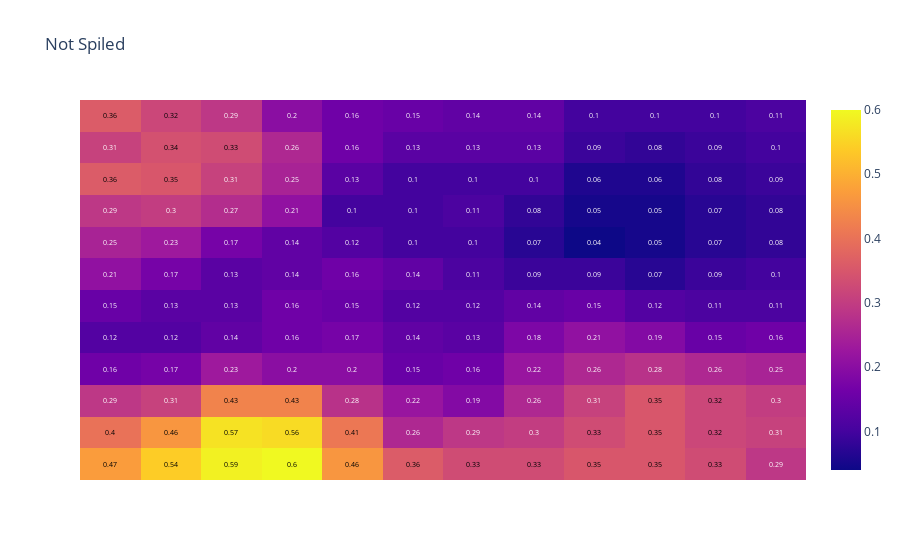
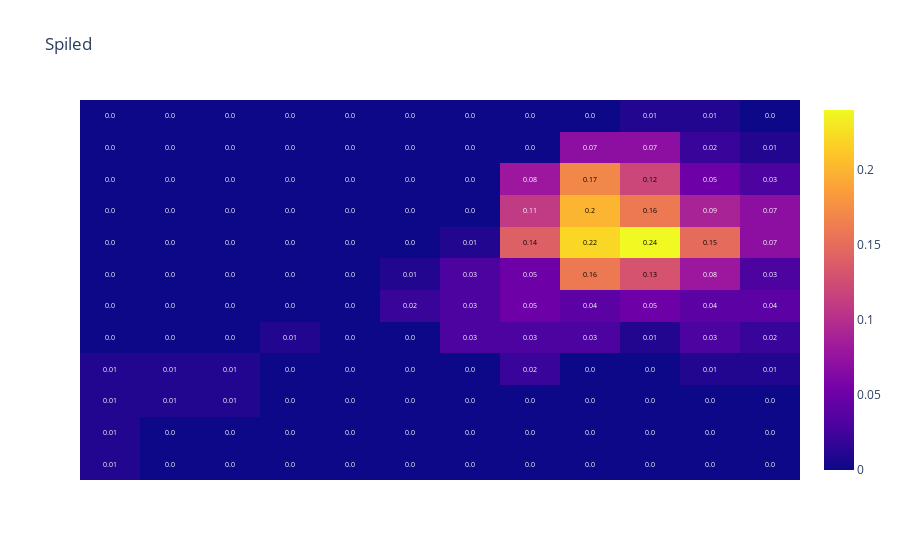

Notebook source saved alongside these figures, in order:
### Code cell
GEMA.Visualization.codebook_vectors(main_map, np.array(["Not Spiled", "Spiled"]))

### Figure 1 — Plotly figure (JSON) as saved in the notebook; plotly's stock layout.template omitted (floating-point values rounded to 4 significant figures; data arrays with more than 128 entries replaced by an {"elided": "..."} marker saying what was removed)
{"data": [{"colorscale": [[0, "#0d0887"], [0.1111, "#46039f"], [0.2222, "#7201a8"], [0.3333, "#9c179e"], [0.4444, "#bd3786"], [0.5556, "#d8576b"], [0.6667, "#ed7953"], [0.7778, "#fb9f3a"], [0.8889, "#fdca26"], [1, "#f0f921"]], "reversescale": false, "showscale": true, "type": "heatmap", "z": {"elided": "12x12 float values"}}], "layout": {"annotations": [{"font": {"color": "#000000", "size": 7}, "showarrow": false, "text": "0.47", "x": 0, "xref": "x", "y": 0, "yref": "y"}, {"font": {"color": "#000000", "size": 7}, "showarrow": false, "text": "0.54", "x": 1, "xref": "x", "y": 0, "yref": "y"}, {"font": {"color": "#000000", "size": 7}, "showarrow": false, "text": "0.59", "x": 2, "xref": "x", "y": 0, "yref": "y"}, {"font": {"color": "#000000", "size": 7}, "showarrow": false, "text": "0.6", "x": 3, "xref": "x", "y": 0, "yref": "y"}, {"font": {"color": "#000000", "size": 7}, "showarrow": false, "text": "0.46", "x": 4, "xref": "x", "y": 0, "yref": "y"}, {"font": {"color": "#000000", "size": 7}, "showarrow": false, "text": "0.36", "x": 5, "xref": "x", "y": 0, "yref": "y"}, {"font": {"color": "#000000", "size": 7}, "showarrow": false, "text": "0.33", "x": 6, "xref": "x", "y": 0, "yref": "y"}, {"font": {"color": "#000000", "size": 7}, "showarrow": false, "text": "0.33", "x": 7, "xref": "x", "y": 0, "yref": "y"}, {"font": {"color": "#000000", "size": 7}, "showarrow": false, "text": "0.35", "x": 8, "xref": "x", "y": 0, "yref": "y"}, {"font": {"color": "#000000", "size": 7}, "showarrow": false, "text": "0.35", "x": 9, "xref": "x", "y": 0, "yref": "y"}, {"font": {"color": "#000000", "size": 7}, "showarrow": false, "text": "0.33", "x": 10, "xref": "x", "y": 0, "yref": "y"}, {"font": {"color": "#FFFFFF", "size": 7}, "showarrow": false, "text": "0.29", "x": 11, "xref": "x", "y": 0, "yref": "y"}, {"font": {"color": "#000000", "size": 7}, "showarrow": false, "text": "0.4", "x": 0, "xref": "x", "y": 1, "yref": "y"}, {"font": {"color": "#000000", "size": 7}, "showarrow": false, "text": "0.46", "x": 1, "xref": "x", "y": 1, "yref": "y"}, {"font": {"color": "#000000", "size": 7}, "showarrow": false, "text": "0.57", "x": 2, "xref": "x", "y": 1, "yref": "y"}, {"font": {"color": "#000000", "size": 7}, "showarrow": false, "text": "0.56", "x": 3, "xref": "x", "y": 1, "yref": "y"}, {"font": {"color": "#000000", "size": 7}, "showarrow": false, "text": "0.41", "x": 4, "xref": "x", "y": 1, "yref": "y"}, {"font": {"color": "#FFFFFF", "size": 7}, "showarrow": false, "text": "0.26", "x": 5, "xref": "x", "y": 1, "yref": "y"}, {"font": {"color": "#FFFFFF", "size": 7}, "showarrow": false, "text": "0.29", "x": 6, "xref": "x", "y": 1, "yref": "y"}, {"font": {"color": "#FFFFFF", "size": 7}, "showarrow": false, "text": "0.3", "x": 7, "xref": "x", "y": 1, "yref": "y"}, {"font": {"color": "#000000", "size": 7}, "showarrow": false, "text": "0.33", "x": 8, "xref": "x", "y": 1, "yref": "y"}, {"font": {"color": "#000000", "size": 7}, "showarrow": false, "text": "0.35", "x": 9, "xref": "x", "y": 1, "yref": "y"}, {"font": {"color": "#000000", "size": 7}, "showarrow": false, "text": "0.32", "x": 10, "xref": "x", "y": 1, "yref": "y"}, {"font": {"color": "#FFFFFF", "size": 7}, "showarrow": false, "text": "0.31", "x": 11, "xref": "x", "y": 1, "yref": "y"}, {"font": {"color": "#FFFFFF", "size": 7}, "showarrow": false, "text": "0.29", "x": 0, "xref": "x", "y": 2, "yref": "y"}, {"font": {"color": "#FFFFFF", "size": 7}, "showarrow": false, "text": "0.31", "x": 1, "xref": "x", "y": 2, "yref": "y"}, {"font": {"color": "#000000", "size": 7}, "showarrow": false, "text": "0.43", "x": 2, "xref": "x", "y": 2, "yref": "y"}, {"font": {"color": "#000000", "size": 7}, "showarrow": false, "text": "0.43", "x": 3, "xref": "x", "y": 2, "yref": "y"}, {"font": {"color": "#FFFFFF", "size": 7}, "showarrow": false, "text": "0.28", "x": 4, "xref": "x", "y": 2, "yref": "y"}, {"font": {"color": "#FFFFFF", "size": 7}, "showarrow": false, "text": "0.22", "x": 5, "xref": "x", "y": 2, "yref": "y"}, {"font": {"color": "#FFFFFF", "size": 7}, "showarrow": false, "text": "0.19", "x": 6, "xref": "x", "y": 2, "yref": "y"}, {"font": {"color": "#FFFFFF", "size": 7}, "showarrow": false, "text": "0.26", "x": 7, "xref": "x", "y": 2, "yref": "y"}, {"font": {"color": "#FFFFFF", "size": 7}, "showarrow": false, "text": "0.31", "x": 8, "xref": "x", "y": 2, "yref": "y"}, {"font": {"color": "#000000", "size": 7}, "showarrow": false, "text": "0.35", "x": 9, "xref": "x", "y": 2, "yref": "y"}, {"font": {"color": "#000000", "size": 7}, "showarrow": false, "text": "0.32", "x": 10, "xref": "x", "y": 2, "yref": "y"}, {"font": {"color": "#FFFFFF", "size": 7}, "showarrow": false, "text": "0.3", "x": 11, "xref": "x", "y": 2, "yref": "y"}, {"font": {"color": "#FFFFFF", "size": 7}, "showarrow": false, "text": "0.16", "x": 0, "xref": "x", "y": 3, "yref": "y"}, {"font": {"color": "#FFFFFF", "size": 7}, "showarrow": false, "text": "0.17", "x": 1, "xref": "x", "y": 3, "yref": "y"}, {"font": {"color": "#FFFFFF", "size": 7}, "showarrow": false, "text": "0.23", "x": 2, "xref": "x", "y": 3, "yref": "y"}, {"font": {"color": "#FFFFFF", "size": 7}, "showarrow": false, "text": "0.2", "x": 3, "xref": "x", "y": 3, "yref": "y"}, {"font": {"color": "#FFFFFF", "size": 7}, "showarrow": false, "text": "0.2", "x": 4, "xref": "x", "y": 3, "yref": "y"}, {"font": {"color": "#FFFFFF", "size": 7}, "showarrow": false, "text": "0.15", "x": 5, "xref": "x", "y": 3, "yref": "y"}, {"font": {"color": "#FFFFFF", "size": 7}, "showarrow": false, "text": "0.16", "x": 6, "xref": "x", "y": 3, "yref": "y"}, {"font": {"color": "#FFFFFF", "size": 7}, "showarrow": false, "text": "0.22", "x": 7, "xref": "x", "y": 3, "yref": "y"}, {"font": {"color": "#FFFFFF", "size": 7}, "showarrow": false, "text": "0.26", "x": 8, "xref": "x", "y": 3, "yref": "y"}, {"font": {"color": "#FFFFFF", "size": 7}, "showarrow": false, "text": "0.28", "x": 9, "xref": "x", "y": 3, "yref": "y"}, {"font": {"color": "#FFFFFF", "size": 7}, "showarrow": false, "text": "0.26", "x": 10, "xref": "x", "y": 3, "yref": "y"}, {"font": {"color": "#FFFFFF", "size": 7}, "showarrow": false, "text": "0.25", "x": 11, "xref": "x", "y": 3, "yref": "y"}, {"font": {"color": "#FFFFFF", "size": 7}, "showarrow": false, "text": "0.12", "x": 0, "xref": "x", "y": 4, "yref": "y"}, {"font": {"color": "#FFFFFF", "size": 7}, "showarrow": false, "text": "0.12", "x": 1, "xref": "x", "y": 4, "yref": "y"}, {"font": {"color": "#FFFFFF", "size": 7}, "showarrow": false, "text": "0.14", "x": 2, "xref": "x", "y": 4, "yref": "y"}, {"font": {"color": "#FFFFFF", "size": 7}, "showarrow": false, "text": "0.16", "x": 3, "xref": "x", "y": 4, "yref": "y"}, {"font": {"color": "#FFFFFF", "size": 7}, "showarrow": false, "text": "0.17", "x": 4, "xref": "x", "y": 4, "yref": "y"}, {"font": {"color": "#FFFFFF", "size": 7}, "showarrow": false, "text": "0.14", "x": 5, "xref": "x", "y": 4, "yref": "y"}, {"font": {"color": "#FFFFFF", "size": 7}, "showarrow": false, "text": "0.13", "x": 6, "xref": "x", "y": 4, "yref": "y"}, {"font": {"color": "#FFFFFF", "size": 7}, "showarrow": false, "text": "0.18", "x": 7, "xref": "x", "y": 4, "yref": "y"}, {"font": {"color": "#FFFFFF", "size": 7}, "showarrow": false, "text": "0.21", "x": 8, "xref": "x", "y": 4, "yref": "y"}, {"font": {"color": "#FFFFFF", "size": 7}, "showarrow": false, "text": "0.19", "x": 9, "xref": "x", "y": 4, "yref": "y"}, {"font": {"color": "#FFFFFF", "size": 7}, "showarrow": false, "text": "0.15", "x": 10, "xref": "x", "y": 4, "yref": "y"}, {"font": {"color": "#FFFFFF", "size": 7}, "showarrow": false, "text": "0.16", "x": 11, "xref": "x", "y": 4, "yref": "y"}, {"font": {"color": "#FFFFFF", "size": 7}, "showarrow": false, "text": "0.15", "x": 0, "xref": "x", "y": 5, "yref": "y"}, {"font": {"color": "#FFFFFF", "size": 7}, "showarrow": false, "text": "0.13", "x": 1, "xref": "x", "y": 5, "yref": "y"}, {"font": {"color": "#FFFFFF", "size": 7}, "showarrow": false, "text": "0.13", "x": 2, "xref": "x", "y": 5, "yref": "y"}, {"font": {"color": "#FFFFFF", "size": 7}, "showarrow": false, "text": "0.16", "x": 3, "xref": "x", "y": 5, "yref": "y"}, {"font": {"color": "#FFFFFF", "size": 7}, "showarrow": false, "text": "0.15", "x": 4, "xref": "x", "y": 5, "yref": "y"}, {"font": {"color": "#FFFFFF", "size": 7}, "showarrow": false, "text": "0.12", "x": 5, "xref": "x", "y": 5, "yref": "y"}, {"font": {"color": "#FFFFFF", "size": 7}, "showarrow": false, "text": "0.12", "x": 6, "xref": "x", "y": 5, "yref": "y"}, {"font": {"color": "#FFFFFF", "size": 7}, "showarrow": false, "text": "0.14", "x": 7, "xref": "x", "y": 5, "yref": "y"}, {"font": {"color": "#FFFFFF", "size": 7}, "showarrow": false, "text": "0.15", "x": 8, "xref": "x", "y": 5, "yref": "y"}, {"font": {"color": "#FFFFFF", "size": 7}, "showarrow": false, "text": "0.12", "x": 9, "xref": "x", "y": 5, "yref": "y"}, {"font": {"color": "#FFFFFF", "size": 7}, "showarrow": false, "text": "0.11", "x": 10, "xref": "x", "y": 5, "yref": "y"}, {"font": {"color": "#FFFFFF", "size": 7}, "showarrow": false, "text": "0.11", "x": 11, "xref": "x", "y": 5, "yref": "y"}, {"font": {"color": "#FFFFFF", "size": 7}, "showarrow": false, "text": "0.21", "x": 0, "xref": "x", "y": 6, "yref": "y"}, {"font": {"color": "#FFFFFF", "size": 7}, "showarrow": false, "text": "0.17", "x": 1, "xref": "x", "y": 6, "yref": "y"}, {"font": {"color": "#FFFFFF", "size": 7}, "showarrow": false, "text": "0.13", "x": 2, "xref": "x", "y": 6, "yref": "y"}, {"font": {"color": "#FFFFFF", "size": 7}, "showarrow": false, "text": "0.14", "x": 3, "xref": "x", "y": 6, "yref": "y"}, {"font": {"color": "#FFFFFF", "size": 7}, "showarrow": false, "text": "0.16", "x": 4, "xref": "x", "y": 6, "yref": "y"}, {"font": {"color": "#FFFFFF", "size": 7}, "showarrow": false, "text": "0.14", "x": 5, "xref": "x", "y": 6, "yref": "y"}, {"font": {"color": "#FFFFFF", "size": 7}, "showarrow": false, "text": "0.11", "x": 6, "xref": "x", "y": 6, "yref": "y"}, {"font": {"color": "#FFFFFF", "size": 7}, "showarrow": false, "text": "0.09", "x": 7, "xref": "x", "y": 6, "yref": "y"}, {"font": {"color": "#FFFFFF", "size": 7}, "showarrow": false, "text": "0.09", "x": 8, "xref": "x", "y": 6, "yref": "y"}, {"font": {"color": "#FFFFFF", "size": 7}, "showarrow": false, "text": "0.07", "x": 9, "xref": "x", "y": 6, "yref": "y"}, {"font": {"color": "#FFFFFF", "size": 7}, "showarrow": false, "text": "0.09", "x": 10, "xref": "x", "y": 6, "yref": "y"}, {"font": {"color": "#FFFFFF", "size": 7}, "showarrow": false, "text": "0.1", "x": 11, "xref": "x", "y": 6, "yref": "y"}, {"font": {"color": "#FFFFFF", "size": 7}, "showarrow": false, "text": "0.25", "x": 0, "xref": "x", "y": 7, "yref": "y"}, {"font": {"color": "#FFFFFF", "size": 7}, "showarrow": false, "text": "0.23", "x": 1, "xref": "x", "y": 7, "yref": "y"}, {"font": {"color": "#FFFFFF", "size": 7}, "showarrow": false, "text": "0.17", "x": 2, "xref": "x", "y": 7, "yref": "y"}, {"font": {"color": "#FFFFFF", "size": 7}, "showarrow": false, "text": "0.14", "x": 3, "xref": "x", "y": 7, "yref": "y"}, {"font": {"color": "#FFFFFF", "size": 7}, "showarrow": false, "text": "0.12", "x": 4, "xref": "x", "y": 7, "yref": "y"}, {"font": {"color": "#FFFFFF", "size": 7}, "showarrow": false, "text": "0.1", "x": 5, "xref": "x", "y": 7, "yref": "y"}, {"font": {"color": "#FFFFFF", "size": 7}, "showarrow": false, "text": "0.1", "x": 6, "xref": "x", "y": 7, "yref": "y"}, {"font": {"color": "#FFFFFF", "size": 7}, "showarrow": false, "text": "0.07", "x": 7, "xref": "x", "y": 7, "yref": "y"}, {"font": {"color": "#FFFFFF", "size": 7}, "showarrow": false, "text": "0.04", "x": 8, "xref": "x", "y": 7, "yref": "y"}, {"font": {"color": "#FFFFFF", "size": 7}, "showarrow": false, "text": "0.05", "x": 9, "xref": "x", "y": 7, "yref": "y"}, {"font": {"color": "#FFFFFF", "size": 7}, "showarrow": false, "text": "0.07", "x": 10, "xref": "x", "y": 7, "yref": "y"}, {"font": {"color": "#FFFFFF", "size": 7}, "showarrow": false, "text": "0.08", "x": 11, "xref": "x", "y": 7, "yref": "y"}, {"font": {"color": "#FFFFFF", "size": 7}, "showarrow": false, "text": "0.29", "x": 0, "xref": "x", "y": 8, "yref": "y"}, {"font": {"color": "#FFFFFF", "size": 7}, "showarrow": false, "text": "0.3", "x": 1, "xref": "x", "y": 8, "yref": "y"}, {"font": {"color": "#FFFFFF", "size": 7}, "showarrow": false, "text": "0.27", "x": 2, "xref": "x", "y": 8, "yref": "y"}, {"font": {"color": "#FFFFFF", "size": 7}, "showarrow": false, "text": "0.21", "x": 3, "xref": "x", "y": 8, "yref": "y"}, {"font": {"color": "#FFFFFF", "size": 7}, "showarrow": false, "text": "0.1", "x": 4, "xref": "x", "y": 8, "yref": "y"}, {"font": {"color": "#FFFFFF", "size": 7}, "showarrow": false, "text": "0.1", "x": 5, "xref": "x", "y": 8, "yref": "y"}, {"font": {"color": "#FFFFFF", "size": 7}, "showarrow": false, "text": "0.11", "x": 6, "xref": "x", "y": 8, "yref": "y"}, {"font": {"color": "#FFFFFF", "size": 7}, "showarrow": false, "text": "0.08", "x": 7, "xref": "x", "y": 8, "yref": "y"}, {"font": {"color": "#FFFFFF", "size": 7}, "showarrow": false, "text": "0.05", "x": 8, "xref": "x", "y": 8, "yref": "y"}, {"font": {"color": "#FFFFFF", "size": 7}, "showarrow": false, "text": "0.05", "x": 9, "xref": "x", "y": 8, "yref": "y"}, {"font": {"color": "#FFFFFF", "size": 7}, "showarrow": false, "text": "0.07", "x": 10, "xref": "x", "y": 8, "yref": "y"}, {"font": {"color": "#FFFFFF", "size": 7}, "showarrow": false, "text": "0.08", "x": 11, "xref": "x", "y": 8, "yref": "y"}, {"font": {"color": "#000000", "size": 7}, "showarrow": false, "text": "0.36", "x": 0, "xref": "x", "y": 9, "yref": "y"}, {"font": {"color": "#000000", "size": 7}, "showarrow": false, "text": "0.35", "x": 1, "xref": "x", "y": 9, "yref": "y"}, {"font": {"color": "#FFFFFF", "size": 7}, "showarrow": false, "text": "0.31", "x": 2, "xref": "x", "y": 9, "yref": "y"}, {"font": {"color": "#FFFFFF", "size": 7}, "showarrow": false, "text": "0.25", "x": 3, "xref": "x", "y": 9, "yref": "y"}, {"font": {"color": "#FFFFFF", "size": 7}, "showarrow": false, "text": "0.13", "x": 4, "xref": "x", "y": 9, "yref": "y"}, {"font": {"color": "#FFFFFF", "size": 7}, "showarrow": false, "text": "0.1", "x": 5, "xref": "x", "y": 9, "yref": "y"}, {"font": {"color": "#FFFFFF", "size": 7}, "showarrow": false, "text": "0.1", "x": 6, "xref": "x", "y": 9, "yref": "y"}, {"font": {"color": "#FFFFFF", "size": 7}, "showarrow": false, "text": "0.1", "x": 7, "xref": "x", "y": 9, "yref": "y"}, {"font": {"color": "#FFFFFF", "size": 7}, "showarrow": false, "text": "0.06", "x": 8, "xref": "x", "y": 9, "yref": "y"}, {"font": {"color": "#FFFFFF", "size": 7}, "showarrow": false, "text": "0.06", "x": 9, "xref": "x", "y": 9, "yref": "y"}, {"font": {"color": "#FFFFFF", "size": 7}, "showarrow": false, "text": "0.08", "x": 10, "xref": "x", "y": 9, "yref": "y"}, {"font": {"color": "#FFFFFF", "size": 7}, "showarrow": false, "text": "0.09", "x": 11, "xref": "x", "y": 9, "yref": "y"}, {"font": {"color": "#FFFFFF", "size": 7}, "showarrow": false, "text": "0.31", "x": 0, "xref": "x", "y": 10, "yref": "y"}, {"font": {"color": "#000000", "size": 7}, "showarrow": false, "text": "0.34", "x": 1, "xref": "x", "y": 10, "yref": "y"}, {"font": {"color": "#000000", "size": 7}, "showarrow": false, "text": "0.33", "x": 2, "xref": "x", "y": 10, "yref": "y"}, {"font": {"color": "#FFFFFF", "size": 7}, "showarrow": false, "text": "0.26", "x": 3, "xref": "x", "y": 10, "yref": "y"}, {"font": {"color": "#FFFFFF", "size": 7}, "showarrow": false, "text": "0.16", "x": 4, "xref": "x", "y": 10, "yref": "y"}, {"font": {"color": "#FFFFFF", "size": 7}, "showarrow": false, "text": "0.13", "x": 5, "xref": "x", "y": 10, "yref": "y"}, {"font": {"color": "#FFFFFF", "size": 7}, "showarrow": false, "text": "0.13", "x": 6, "xref": "x", "y": 10, "yref": "y"}, {"font": {"color": "#FFFFFF", "size": 7}, "showarrow": false, "text": "0.13", "x": 7, "xref": "x", "y": 10, "yref": "y"}, {"font": {"color": "#FFFFFF", "size": 7}, "showarrow": false, "text": "0.09", "x": 8, "xref": "x", "y": 10, "yref": "y"}, {"font": {"color": "#FFFFFF", "size": 7}, "showarrow": false, "text": "0.08", "x": 9, "xref": "x", "y": 10, "yref": "y"}, {"font": {"color": "#FFFFFF", "size": 7}, "showarrow": false, "text": "0.09", "x": 10, "xref": "x", "y": 10, "yref": "y"}, {"font": {"color": "#FFFFFF", "size": 7}, "showarrow": false, "text": "0.1", "x": 11, "xref": "x", "y": 10, "yref": "y"}, {"font": {"color": "#000000", "size": 7}, "showarrow": false, "text": "0.36", "x": 0, "xref": "x", "y": 11, "yref": "y"}, {"font": {"color": "#000000", "size": 7}, "showarrow": false, "text": "0.32", "x": 1, "xref": "x", "y": 11, "yref": "y"}, {"font": {"color": "#FFFFFF", "size": 7}, "showarrow": false, "text": "0.29", "x": 2, "xref": "x", "y": 11, "yref": "y"}, {"font": {"color": "#FFFFFF", "size": 7}, "showarrow": false, "text": "0.2", "x": 3, "xref": "x", "y": 11, "yref": "y"}, {"font": {"color": "#FFFFFF", "size": 7}, "showarrow": false, "text": "0.16", "x": 4, "xref": "x", "y": 11, "yref": "y"}, {"font": {"color": "#FFFFFF", "size": 7}, "showarrow": false, "text": "0.15", "x": 5, "xref": "x", "y": 11, "yref": "y"}, {"font": {"color": "#FFFFFF", "size": 7}, "showarrow": false, "text": "0.14", "x": 6, "xref": "x", "y": 11, "yref": "y"}, {"font": {"color": "#FFFFFF", "size": 7}, "showarrow": false, "text": "0.14", "x": 7, "xref": "x", "y": 11, "yref": "y"}, {"font": {"color": "#FFFFFF", "size": 7}, "showarrow": false, "text": "0.1", "x": 8, "xref": "x", "y": 11, "yref": "y"}, {"font": {"color": "#FFFFFF", "size": 7}, "showarrow": false, "text": "0.1", "x": 9, "xref": "x", "y": 11, "yref": "y"}, {"font": {"color": "#FFFFFF", "size": 7}, "showarrow": false, "text": "0.1", "x": 10, "xref": "x", "y": 11, "yref": "y"}, {"font": {"color": "#FFFFFF", "size": 7}, "showarrow": false, "text": "0.11", "x": 11, "xref": "x", "y": 11, "yref": "y"}], "title": {"text": "Not Spiled"}, "xaxis": {"gridcolor": "rgb(0, 0, 0)", "showticklabels": false, "side": "top", "ticks": ""}, "yaxis": {"showticklabels": false, "ticks": "", "ticksuffix": "  "}}}

### Figure 2 — Plotly figure (JSON) as saved in the notebook; plotly's stock layout.template omitted (floating-point values rounded to 4 significant figures; data arrays with more than 128 entries replaced by an {"elided": "..."} marker saying what was removed)
{"data": [{"colorscale": [[0, "#0d0887"], [0.1111, "#46039f"], [0.2222, "#7201a8"], [0.3333, "#9c179e"], [0.4444, "#bd3786"], [0.5556, "#d8576b"], [0.6667, "#ed7953"], [0.7778, "#fb9f3a"], [0.8889, "#fdca26"], [1, "#f0f921"]], "reversescale": false, "showscale": true, "type": "heatmap", "z": {"elided": "12x12 float values"}}], "layout": {"annotations": [{"font": {"color": "#FFFFFF", "size": 7}, "showarrow": false, "text": "0.01", "x": 0, "xref": "x", "y": 0, "yref": "y"}, {"font": {"color": "#FFFFFF", "size": 7}, "showarrow": false, "text": "0.0", "x": 1, "xref": "x", "y": 0, "yref": "y"}, {"font": {"color": "#FFFFFF", "size": 7}, "showarrow": false, "text": "0.0", "x": 2, "xref": "x", "y": 0, "yref": "y"}, {"font": {"color": "#FFFFFF", "size": 7}, "showarrow": false, "text": "0.0", "x": 3, "xref": "x", "y": 0, "yref": "y"}, {"font": {"color": "#FFFFFF", "size": 7}, "showarrow": false, "text": "0.0", "x": 4, "xref": "x", "y": 0, "yref": "y"}, {"font": {"color": "#FFFFFF", "size": 7}, "showarrow": false, "text": "0.0", "x": 5, "xref": "x", "y": 0, "yref": "y"}, {"font": {"color": "#FFFFFF", "size": 7}, "showarrow": false, "text": "0.0", "x": 6, "xref": "x", "y": 0, "yref": "y"}, {"font": {"color": "#FFFFFF", "size": 7}, "showarrow": false, "text": "0.0", "x": 7, "xref": "x", "y": 0, "yref": "y"}, {"font": {"color": "#FFFFFF", "size": 7}, "showarrow": false, "text": "0.0", "x": 8, "xref": "x", "y": 0, "yref": "y"}, {"font": {"color": "#FFFFFF", "size": 7}, "showarrow": false, "text": "0.0", "x": 9, "xref": "x", "y": 0, "yref": "y"}, {"font": {"color": "#FFFFFF", "size": 7}, "showarrow": false, "text": "0.0", "x": 10, "xref": "x", "y": 0, "yref": "y"}, {"font": {"color": "#FFFFFF", "size": 7}, "showarrow": false, "text": "0.0", "x": 11, "xref": "x", "y": 0, "yref": "y"}, {"font": {"color": "#FFFFFF", "size": 7}, "showarrow": false, "text": "0.01", "x": 0, "xref": "x", "y": 1, "yref": "y"}, {"font": {"color": "#FFFFFF", "size": 7}, "showarrow": false, "text": "0.0", "x": 1, "xref": "x", "y": 1, "yref": "y"}, {"font": {"color": "#FFFFFF", "size": 7}, "showarrow": false, "text": "0.0", "x": 2, "xref": "x", "y": 1, "yref": "y"}, {"font": {"color": "#FFFFFF", "size": 7}, "showarrow": false, "text": "0.0", "x": 3, "xref": "x", "y": 1, "yref": "y"}, {"font": {"color": "#FFFFFF", "size": 7}, "showarrow": false, "text": "0.0", "x": 4, "xref": "x", "y": 1, "yref": "y"}, {"font": {"color": "#FFFFFF", "size": 7}, "showarrow": false, "text": "0.0", "x": 5, "xref": "x", "y": 1, "yref": "y"}, {"font": {"color": "#FFFFFF", "size": 7}, "showarrow": false, "text": "0.0", "x": 6, "xref": "x", "y": 1, "yref": "y"}, {"font": {"color": "#FFFFFF", "size": 7}, "showarrow": false, "text": "0.0", "x": 7, "xref": "x", "y": 1, "yref": "y"}, {"font": {"color": "#FFFFFF", "size": 7}, "showarrow": false, "text": "0.0", "x": 8, "xref": "x", "y": 1, "yref": "y"}, {"font": {"color": "#FFFFFF", "size": 7}, "showarrow": false, "text": "0.0", "x": 9, "xref": "x", "y": 1, "yref": "y"}, {"font": {"color": "#FFFFFF", "size": 7}, "showarrow": false, "text": "0.0", "x": 10, "xref": "x", "y": 1, "yref": "y"}, {"font": {"color": "#FFFFFF", "size": 7}, "showarrow": false, "text": "0.0", "x": 11, "xref": "x", "y": 1, "yref": "y"}, {"font": {"color": "#FFFFFF", "size": 7}, "showarrow": false, "text": "0.01", "x": 0, "xref": "x", "y": 2, "yref": "y"}, {"font": {"color": "#FFFFFF", "size": 7}, "showarrow": false, "text": "0.01", "x": 1, "xref": "x", "y": 2, "yref": "y"}, {"font": {"color": "#FFFFFF", "size": 7}, "showarrow": false, "text": "0.01", "x": 2, "xref": "x", "y": 2, "yref": "y"}, {"font": {"color": "#FFFFFF", "size": 7}, "showarrow": false, "text": "0.0", "x": 3, "xref": "x", "y": 2, "yref": "y"}, {"font": {"color": "#FFFFFF", "size": 7}, "showarrow": false, "text": "0.0", "x": 4, "xref": "x", "y": 2, "yref": "y"}, {"font": {"color": "#FFFFFF", "size": 7}, "showarrow": false, "text": "0.0", "x": 5, "xref": "x", "y": 2, "yref": "y"}, {"font": {"color": "#FFFFFF", "size": 7}, "showarrow": false, "text": "0.0", "x": 6, "xref": "x", "y": 2, "yref": "y"}, {"font": {"color": "#FFFFFF", "size": 7}, "showarrow": false, "text": "0.0", "x": 7, "xref": "x", "y": 2, "yref": "y"}, {"font": {"color": "#FFFFFF", "size": 7}, "showarrow": false, "text": "0.0", "x": 8, "xref": "x", "y": 2, "yref": "y"}, {"font": {"color": "#FFFFFF", "size": 7}, "showarrow": false, "text": "0.0", "x": 9, "xref": "x", "y": 2, "yref": "y"}, {"font": {"color": "#FFFFFF", "size": 7}, "showarrow": false, "text": "0.0", "x": 10, "xref": "x", "y": 2, "yref": "y"}, {"font": {"color": "#FFFFFF", "size": 7}, "showarrow": false, "text": "0.0", "x": 11, "xref": "x", "y": 2, "yref": "y"}, {"font": {"color": "#FFFFFF", "size": 7}, "showarrow": false, "text": "0.01", "x": 0, "xref": "x", "y": 3, "yref": "y"}, {"font": {"color": "#FFFFFF", "size": 7}, "showarrow": false, "text": "0.01", "x": 1, "xref": "x", "y": 3, "yref": "y"}, {"font": {"color": "#FFFFFF", "size": 7}, "showarrow": false, "text": "0.01", "x": 2, "xref": "x", "y": 3, "yref": "y"}, {"font": {"color": "#FFFFFF", "size": 7}, "showarrow": false, "text": "0.0", "x": 3, "xref": "x", "y": 3, "yref": "y"}, {"font": {"color": "#FFFFFF", "size": 7}, "showarrow": false, "text": "0.0", "x": 4, "xref": "x", "y": 3, "yref": "y"}, {"font": {"color": "#FFFFFF", "size": 7}, "showarrow": false, "text": "0.0", "x": 5, "xref": "x", "y": 3, "yref": "y"}, {"font": {"color": "#FFFFFF", "size": 7}, "showarrow": false, "text": "0.0", "x": 6, "xref": "x", "y": 3, "yref": "y"}, {"font": {"color": "#FFFFFF", "size": 7}, "showarrow": false, "text": "0.02", "x": 7, "xref": "x", "y": 3, "yref": "y"}, {"font": {"color": "#FFFFFF", "size": 7}, "showarrow": false, "text": "0.0", "x": 8, "xref": "x", "y": 3, "yref": "y"}, {"font": {"color": "#FFFFFF", "size": 7}, "showarrow": false, "text": "0.0", "x": 9, "xref": "x", "y": 3, "yref": "y"}, {"font": {"color": "#FFFFFF", "size": 7}, "showarrow": false, "text": "0.01", "x": 10, "xref": "x", "y": 3, "yref": "y"}, {"font": {"color": "#FFFFFF", "size": 7}, "showarrow": false, "text": "0.01", "x": 11, "xref": "x", "y": 3, "yref": "y"}, {"font": {"color": "#FFFFFF", "size": 7}, "showarrow": false, "text": "0.0", "x": 0, "xref": "x", "y": 4, "yref": "y"}, {"font": {"color": "#FFFFFF", "size": 7}, "showarrow": false, "text": "0.0", "x": 1, "xref": "x", "y": 4, "yref": "y"}, {"font": {"color": "#FFFFFF", "size": 7}, "showarrow": false, "text": "0.0", "x": 2, "xref": "x", "y": 4, "yref": "y"}, {"font": {"color": "#FFFFFF", "size": 7}, "showarrow": false, "text": "0.01", "x": 3, "xref": "x", "y": 4, "yref": "y"}, {"font": {"color": "#FFFFFF", "size": 7}, "showarrow": false, "text": "0.0", "x": 4, "xref": "x", "y": 4, "yref": "y"}, {"font": {"color": "#FFFFFF", "size": 7}, "showarrow": false, "text": "0.0", "x": 5, "xref": "x", "y": 4, "yref": "y"}, {"font": {"color": "#FFFFFF", "size": 7}, "showarrow": false, "text": "0.03", "x": 6, "xref": "x", "y": 4, "yref": "y"}, {"font": {"color": "#FFFFFF", "size": 7}, "showarrow": false, "text": "0.03", "x": 7, "xref": "x", "y": 4, "yref": "y"}, {"font": {"color": "#FFFFFF", "size": 7}, "showarrow": false, "text": "0.03", "x": 8, "xref": "x", "y": 4, "yref": "y"}, {"font": {"color": "#FFFFFF", "size": 7}, "showarrow": false, "text": "0.01", "x": 9, "xref": "x", "y": 4, "yref": "y"}, {"font": {"color": "#FFFFFF", "size": 7}, "showarrow": false, "text": "0.03", "x": 10, "xref": "x", "y": 4, "yref": "y"}, {"font": {"color": "#FFFFFF", "size": 7}, "showarrow": false, "text": "0.02", "x": 11, "xref": "x", "y": 4, "yref": "y"}, {"font": {"color": "#FFFFFF", "size": 7}, "showarrow": false, "text": "0.0", "x": 0, "xref": "x", "y": 5, "yref": "y"}, {"font": {"color": "#FFFFFF", "size": 7}, "showarrow": false, "text": "0.0", "x": 1, "xref": "x", "y": 5, "yref": "y"}, {"font": {"color": "#FFFFFF", "size": 7}, "showarrow": false, "text": "0.0", "x": 2, "xref": "x", "y": 5, "yref": "y"}, {"font": {"color": "#FFFFFF", "size": 7}, "showarrow": false, "text": "0.0", "x": 3, "xref": "x", "y": 5, "yref": "y"}, {"font": {"color": "#FFFFFF", "size": 7}, "showarrow": false, "text": "0.0", "x": 4, "xref": "x", "y": 5, "yref": "y"}, {"font": {"color": "#FFFFFF", "size": 7}, "showarrow": false, "text": "0.02", "x": 5, "xref": "x", "y": 5, "yref": "y"}, {"font": {"color": "#FFFFFF", "size": 7}, "showarrow": false, "text": "0.03", "x": 6, "xref": "x", "y": 5, "yref": "y"}, {"font": {"color": "#FFFFFF", "size": 7}, "showarrow": false, "text": "0.05", "x": 7, "xref": "x", "y": 5, "yref": "y"}, {"font": {"color": "#FFFFFF", "size": 7}, "showarrow": false, "text": "0.04", "x": 8, "xref": "x", "y": 5, "yref": "y"}, {"font": {"color": "#FFFFFF", "size": 7}, "showarrow": false, "text": "0.05", "x": 9, "xref": "x", "y": 5, "yref": "y"}, {"font": {"color": "#FFFFFF", "size": 7}, "showarrow": false, "text": "0.04", "x": 10, "xref": "x", "y": 5, "yref": "y"}, {"font": {"color": "#FFFFFF", "size": 7}, "showarrow": false, "text": "0.04", "x": 11, "xref": "x", "y": 5, "yref": "y"}, {"font": {"color": "#FFFFFF", "size": 7}, "showarrow": false, "text": "0.0", "x": 0, "xref": "x", "y": 6, "yref": "y"}, {"font": {"color": "#FFFFFF", "size": 7}, "showarrow": false, "text": "0.0", "x": 1, "xref": "x", "y": 6, "yref": "y"}, {"font": {"color": "#FFFFFF", "size": 7}, "showarrow": false, "text": "0.0", "x": 2, "xref": "x", "y": 6, "yref": "y"}, {"font": {"color": "#FFFFFF", "size": 7}, "showarrow": false, "text": "0.0", "x": 3, "xref": "x", "y": 6, "yref": "y"}, {"font": {"color": "#FFFFFF", "size": 7}, "showarrow": false, "text": "0.0", "x": 4, "xref": "x", "y": 6, "yref": "y"}, {"font": {"color": "#FFFFFF", "size": 7}, "showarrow": false, "text": "0.01", "x": 5, "xref": "x", "y": 6, "yref": "y"}, {"font": {"color": "#FFFFFF", "size": 7}, "showarrow": false, "text": "0.03", "x": 6, "xref": "x", "y": 6, "yref": "y"}, {"font": {"color": "#FFFFFF", "size": 7}, "showarrow": false, "text": "0.05", "x": 7, "xref": "x", "y": 6, "yref": "y"}, {"font": {"color": "#000000", "size": 7}, "showarrow": false, "text": "0.16", "x": 8, "xref": "x", "y": 6, "yref": "y"}, {"font": {"color": "#000000", "size": 7}, "showarrow": false, "text": "0.13", "x": 9, "xref": "x", "y": 6, "yref": "y"}, {"font": {"color": "#FFFFFF", "size": 7}, "showarrow": false, "text": "0.08", "x": 10, "xref": "x", "y": 6, "yref": "y"}, {"font": {"color": "#FFFFFF", "size": 7}, "showarrow": false, "text": "0.03", "x": 11, "xref": "x", "y": 6, "yref": "y"}, {"font": {"color": "#FFFFFF", "size": 7}, "showarrow": false, "text": "0.0", "x": 0, "xref": "x", "y": 7, "yref": "y"}, {"font": {"color": "#FFFFFF", "size": 7}, "showarrow": false, "text": "0.0", "x": 1, "xref": "x", "y": 7, "yref": "y"}, {"font": {"color": "#FFFFFF", "size": 7}, "showarrow": false, "text": "0.0", "x": 2, "xref": "x", "y": 7, "yref": "y"}, {"font": {"color": "#FFFFFF", "size": 7}, "showarrow": false, "text": "0.0", "x": 3, "xref": "x", "y": 7, "yref": "y"}, {"font": {"color": "#FFFFFF", "size": 7}, "showarrow": false, "text": "0.0", "x": 4, "xref": "x", "y": 7, "yref": "y"}, {"font": {"color": "#FFFFFF", "size": 7}, "showarrow": false, "text": "0.0", "x": 5, "xref": "x", "y": 7, "yref": "y"}, {"font": {"color": "#FFFFFF", "size": 7}, "showarrow": false, "text": "0.01", "x": 6, "xref": "x", "y": 7, "yref": "y"}, {"font": {"color": "#000000", "size": 7}, "showarrow": false, "text": "0.14", "x": 7, "xref": "x", "y": 7, "yref": "y"}, {"font": {"color": "#000000", "size": 7}, "showarrow": false, "text": "0.22", "x": 8, "xref": "x", "y": 7, "yref": "y"}, {"font": {"color": "#000000", "size": 7}, "showarrow": false, "text": "0.24", "x": 9, "xref": "x", "y": 7, "yref": "y"}, {"font": {"color": "#000000", "size": 7}, "showarrow": false, "text": "0.15", "x": 10, "xref": "x", "y": 7, "yref": "y"}, {"font": {"color": "#FFFFFF", "size": 7}, "showarrow": false, "text": "0.07", "x": 11, "xref": "x", "y": 7, "yref": "y"}, {"font": {"color": "#FFFFFF", "size": 7}, "showarrow": false, "text": "0.0", "x": 0, "xref": "x", "y": 8, "yref": "y"}, {"font": {"color": "#FFFFFF", "size": 7}, "showarrow": false, "text": "0.0", "x": 1, "xref": "x", "y": 8, "yref": "y"}, {"font": {"color": "#FFFFFF", "size": 7}, "showarrow": false, "text": "0.0", "x": 2, "xref": "x", "y": 8, "yref": "y"}, {"font": {"color": "#FFFFFF", "size": 7}, "showarrow": false, "text": "0.0", "x": 3, "xref": "x", "y": 8, "yref": "y"}, {"font": {"color": "#FFFFFF", "size": 7}, "showarrow": false, "text": "0.0", "x": 4, "xref": "x", "y": 8, "yref": "y"}, {"font": {"color": "#FFFFFF", "size": 7}, "showarrow": false, "text": "0.0", "x": 5, "xref": "x", "y": 8, "yref": "y"}, {"font": {"color": "#FFFFFF", "size": 7}, "showarrow": false, "text": "0.0", "x": 6, "xref": "x", "y": 8, "yref": "y"}, {"font": {"color": "#FFFFFF", "size": 7}, "showarrow": false, "text": "0.11", "x": 7, "xref": "x", "y": 8, "yref": "y"}, {"font": {"color": "#000000", "size": 7}, "showarrow": false, "text": "0.2", "x": 8, "xref": "x", "y": 8, "yref": "y"}, {"font": {"color": "#000000", "size": 7}, "showarrow": false, "text": "0.16", "x": 9, "xref": "x", "y": 8, "yref": "y"}, {"font": {"color": "#FFFFFF", "size": 7}, "showarrow": false, "text": "0.09", "x": 10, "xref": "x", "y": 8, "yref": "y"}, {"font": {"color": "#FFFFFF", "size": 7}, "showarrow": false, "text": "0.07", "x": 11, "xref": "x", "y": 8, "yref": "y"}, {"font": {"color": "#FFFFFF", "size": 7}, "showarrow": false, "text": "0.0", "x": 0, "xref": "x", "y": 9, "yref": "y"}, {"font": {"color": "#FFFFFF", "size": 7}, "showarrow": false, "text": "0.0", "x": 1, "xref": "x", "y": 9, "yref": "y"}, {"font": {"color": "#FFFFFF", "size": 7}, "showarrow": false, "text": "0.0", "x": 2, "xref": "x", "y": 9, "yref": "y"}, {"font": {"color": "#FFFFFF", "size": 7}, "showarrow": false, "text": "0.0", "x": 3, "xref": "x", "y": 9, "yref": "y"}, {"font": {"color": "#FFFFFF", "size": 7}, "showarrow": false, "text": "0.0", "x": 4, "xref": "x", "y": 9, "yref": "y"}, {"font": {"color": "#FFFFFF", "size": 7}, "showarrow": false, "text": "0.0", "x": 5, "xref": "x", "y": 9, "yref": "y"}, {"font": {"color": "#FFFFFF", "size": 7}, "showarrow": false, "text": "0.0", "x": 6, "xref": "x", "y": 9, "yref": "y"}, {"font": {"color": "#FFFFFF", "size": 7}, "showarrow": false, "text": "0.08", "x": 7, "xref": "x", "y": 9, "yref": "y"}, {"font": {"color": "#000000", "size": 7}, "showarrow": false, "text": "0.17", "x": 8, "xref": "x", "y": 9, "yref": "y"}, {"font": {"color": "#000000", "size": 7}, "showarrow": false, "text": "0.12", "x": 9, "xref": "x", "y": 9, "yref": "y"}, {"font": {"color": "#FFFFFF", "size": 7}, "showarrow": false, "text": "0.05", "x": 10, "xref": "x", "y": 9, "yref": "y"}, {"font": {"color": "#FFFFFF", "size": 7}, "showarrow": false, "text": "0.03", "x": 11, "xref": "x", "y": 9, "yref": "y"}, {"font": {"color": "#FFFFFF", "size": 7}, "showarrow": false, "text": "0.0", "x": 0, "xref": "x", "y": 10, "yref": "y"}, {"font": {"color": "#FFFFFF", "size": 7}, "showarrow": false, "text": "0.0", "x": 1, "xref": "x", "y": 10, "yref": "y"}, {"font": {"color": "#FFFFFF", "size": 7}, "showarrow": false, "text": "0.0", "x": 2, "xref": "x", "y": 10, "yref": "y"}, {"font": {"color": "#FFFFFF", "size": 7}, "showarrow": false, "text": "0.0", "x": 3, "xref": "x", "y": 10, "yref": "y"}, {"font": {"color": "#FFFFFF", "size": 7}, "showarrow": false, "text": "0.0", "x": 4, "xref": "x", "y": 10, "yref": "y"}, {"font": {"color": "#FFFFFF", "size": 7}, "showarrow": false, "text": "0.0", "x": 5, "xref": "x", "y": 10, "yref": "y"}, {"font": {"color": "#FFFFFF", "size": 7}, "showarrow": false, "text": "0.0", "x": 6, "xref": "x", "y": 10, "yref": "y"}, {"font": {"color": "#FFFFFF", "size": 7}, "showarrow": false, "text": "0.0", "x": 7, "xref": "x", "y": 10, "yref": "y"}, {"font": {"color": "#FFFFFF", "size": 7}, "showarrow": false, "text": "0.07", "x": 8, "xref": "x", "y": 10, "yref": "y"}, {"font": {"color": "#FFFFFF", "size": 7}, "showarrow": false, "text": "0.07", "x": 9, "xref": "x", "y": 10, "yref": "y"}, {"font": {"color": "#FFFFFF", "size": 7}, "showarrow": false, "text": "0.02", "x": 10, "xref": "x", "y": 10, "yref": "y"}, {"font": {"color": "#FFFFFF", "size": 7}, "showarrow": false, "text": "0.01", "x": 11, "xref": "x", "y": 10, "yref": "y"}, {"font": {"color": "#FFFFFF", "size": 7}, "showarrow": false, "text": "0.0", "x": 0, "xref": "x", "y": 11, "yref": "y"}, {"font": {"color": "#FFFFFF", "size": 7}, "showarrow": false, "text": "0.0", "x": 1, "xref": "x", "y": 11, "yref": "y"}, {"font": {"color": "#FFFFFF", "size": 7}, "showarrow": false, "text": "0.0", "x": 2, "xref": "x", "y": 11, "yref": "y"}, {"font": {"color": "#FFFFFF", "size": 7}, "showarrow": false, "text": "0.0", "x": 3, "xref": "x", "y": 11, "yref": "y"}, {"font": {"color": "#FFFFFF", "size": 7}, "showarrow": false, "text": "0.0", "x": 4, "xref": "x", "y": 11, "yref": "y"}, {"font": {"color": "#FFFFFF", "size": 7}, "showarrow": false, "text": "0.0", "x": 5, "xref": "x", "y": 11, "yref": "y"}, {"font": {"color": "#FFFFFF", "size": 7}, "showarrow": false, "text": "0.0", "x": 6, "xref": "x", "y": 11, "yref": "y"}, {"font": {"color": "#FFFFFF", "size": 7}, "showarrow": false, "text": "0.0", "x": 7, "xref": "x", "y": 11, "yref": "y"}, {"font": {"color": "#FFFFFF", "size": 7}, "showarrow": false, "text": "0.0", "x": 8, "xref": "x", "y": 11, "yref": "y"}, {"font": {"color": "#FFFFFF", "size": 7}, "showarrow": false, "text": "0.01", "x": 9, "xref": "x", "y": 11, "yref": "y"}, {"font": {"color": "#FFFFFF", "size": 7}, "showarrow": false, "text": "0.01", "x": 10, "xref": "x", "y": 11, "yref": "y"}, {"font": {"color": "#FFFFFF", "size": 7}, "showarrow": false, "text": "0.0", "x": 11, "xref": "x", "y": 11, "yref": "y"}], "title": {"text": "Spiled"}, "xaxis": {"gridcolor": "rgb(0, 0, 0)", "showticklabels": false, "side": "top", "ticks": ""}, "yaxis": {"showticklabels": false, "ticks": "", "ticksuffix": "  "}}}
